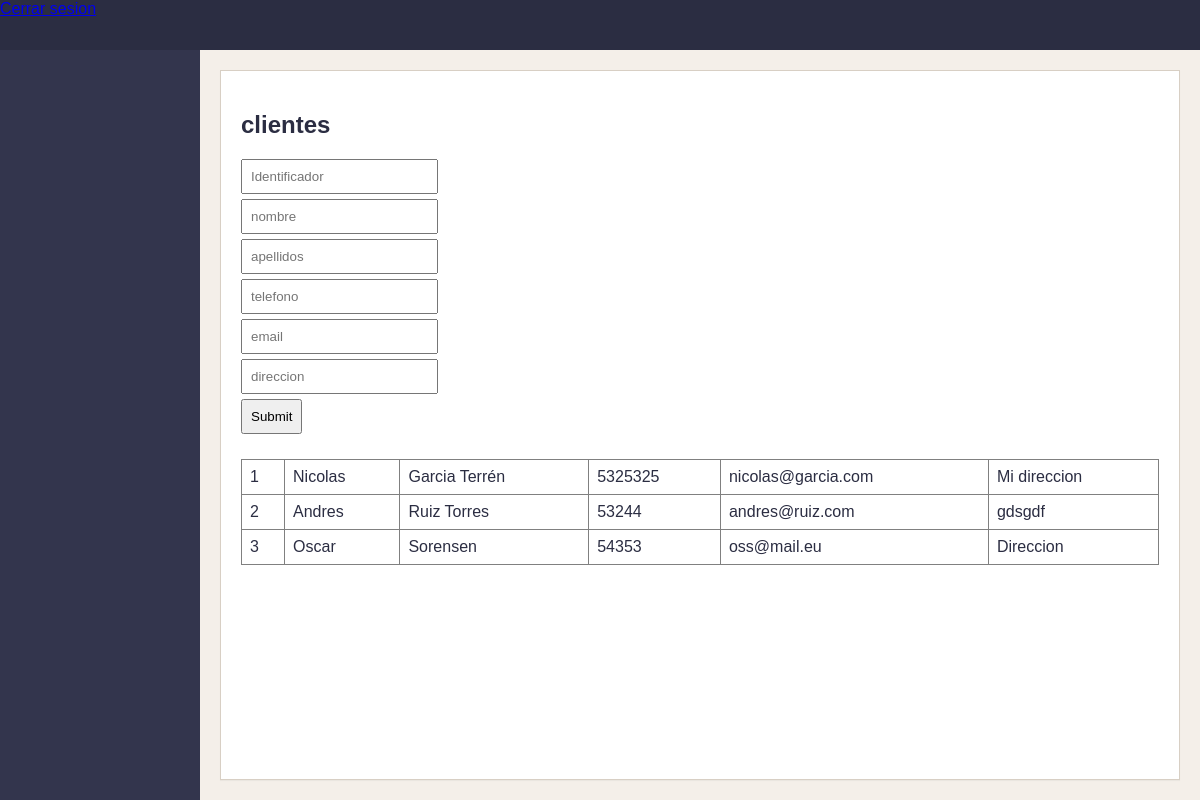
The app's page /003-Seguridad-usuarios,-perfiles,-roles/011-scarletred/index.php (signed in) with its own data.
### tables this page shows
CREATE TABLE "clientes" (
	"Identificador"	INTEGER,
	"nombre"	TEXT,
	"apellidos"	TEXT,
	"telefono"	TEXT,
	"email"	TEXT,
	"direccion"	TEXT,
	PRIMARY KEY("Identificador" AUTOINCREMENT)
);

### 003-Seguridad-usuarios,-perfiles,-roles/011-scarletred/includes/tabla.php (the view, shortened to what this page needs)
<table border="1">
					<?php
						$db = new SQLite3('empresa.db');
						$result = $db->query("SELECT * FROM ".$tabla);
						while ($fila = $result->fetchArray(SQLITE3_ASSOC)) {
							echo "<tr>";
							foreach ($fila as $valor) {
								echo "<td>".$valor."</td>";
							}
							echo "</tr>";
						}
					?>
				</table>

### 003-Seguridad-usuarios,-perfiles,-roles/011-scarletred/includes/principio.php
<!doctype html>
<html>
	<head>
		<link rel="stylesheet" href="css/estilo.css">
	</head>
	<body>

### 003-Seguridad-usuarios,-perfiles,-roles/011-scarletred/index.php (shortened to what this page needs)
<?php include "includes/principio.php";?>
	<?php if(
      isset($_SESSION['llave'])
      ||
      isset($_COOKIE['llave'])
      ){ ?>
		<header>
    	<a href="matarsesion.php">Cerrar sesion</a>
		</header>
		<main>
			<nav>
			</nav>
			<section>
				<?php
					$tabla = isset($_GET['tabla']) ? $_GET['tabla'] : "clientes";
				?>
				<?php include "includes/formulario.php"?>
				<?php include "includes/tabla.php"?>
			</section>
		</main>
  <?php }else{?>
  	<?php include "includes/login.php" ?>
  <?php
  }
  ?>
<?php include "includes/final.php";?>

### 003-Seguridad-usuarios,-perfiles,-roles/011-scarletred/includes/formulario.php (shortened to what this page needs)
<h2><?php echo $tabla; ?></h2>
				<form action="?tabla=<?php echo $tabla; ?>" method="POST">
					<?php
						$db = new SQLite3('empresa.db');
						$result = $db->query("PRAGMA table_info(".$tabla.")");
						while ($column = $result->fetchArray(SQLITE3_ASSOC)) {
							echo "<input type='text' name='".$column['name']."' placeholder='".$column['name']."'><br>";
						}
					?>
					<input type="submit" name="insertar">
				</form>

### 003-Seguridad-usuarios,-perfiles,-roles/011-scarletred/includes/final.php
	</body>
</html>

### 003-Seguridad-usuarios,-perfiles,-roles/011-scarletred/css/estilo.css (style rules this page uses)
* { box-sizing:border-box; }
body { margin:0; font-family:Arial, sans-serif; background:#f4efe9; color:#2b2d42; }
header { height:50px; background:#2b2d42; }
main { display:flex; min-height:calc(100vh - 50px); }
nav { width:200px; background:#33354d; padding:10px; }
section { flex:1; margin:20px; padding:20px; background:white; border:1px solid #d8cfc4; box-shadow:0 1px 1px rgba(0,0,0,0.04); }
input { padding:8px; margin-bottom:5px; }
table { margin-top:20px; border-collapse:collapse; width:100%; }
td { padding:8px; }

### records on screen
clientes: Identificador "1", nombre "Nicolas", apellidos "Garcia Terrén", telefono "5325325", email "nicolas@garcia.com", direccion "Mi direccion"
clientes: Identificador "2", nombre "Andres", apellidos "Ruiz Torres", telefono "53244", email "andres@ruiz.com", direccion "gdsgdf"
clientes: Identificador "3", nombre "Oscar", apellidos "Sorensen", telefono "54353", email "oss@mail.eu", direccion "Direccion"

### other values on screen
$tabla "clientes"
